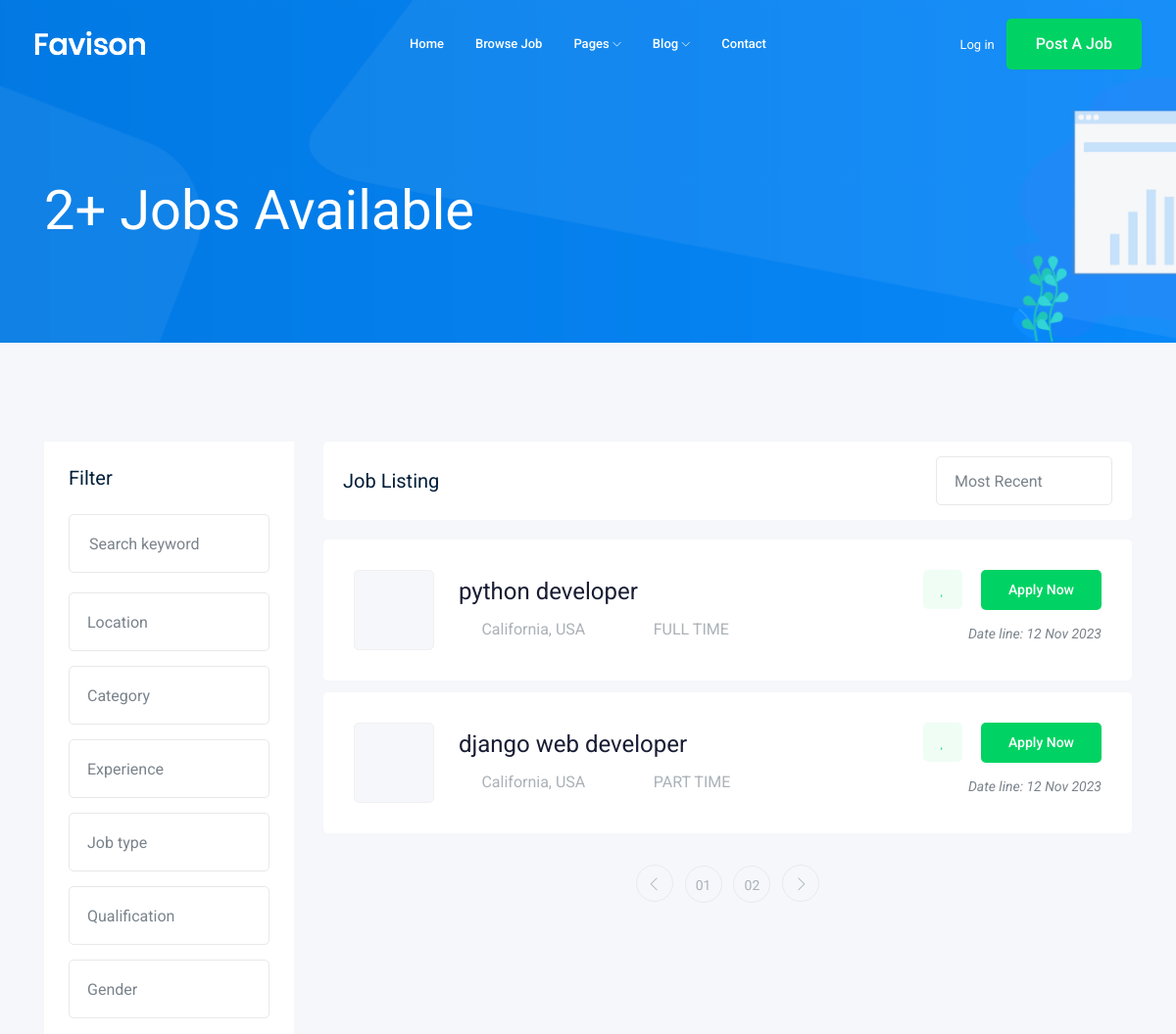
The app's page /jobs/ (upper part), older data.
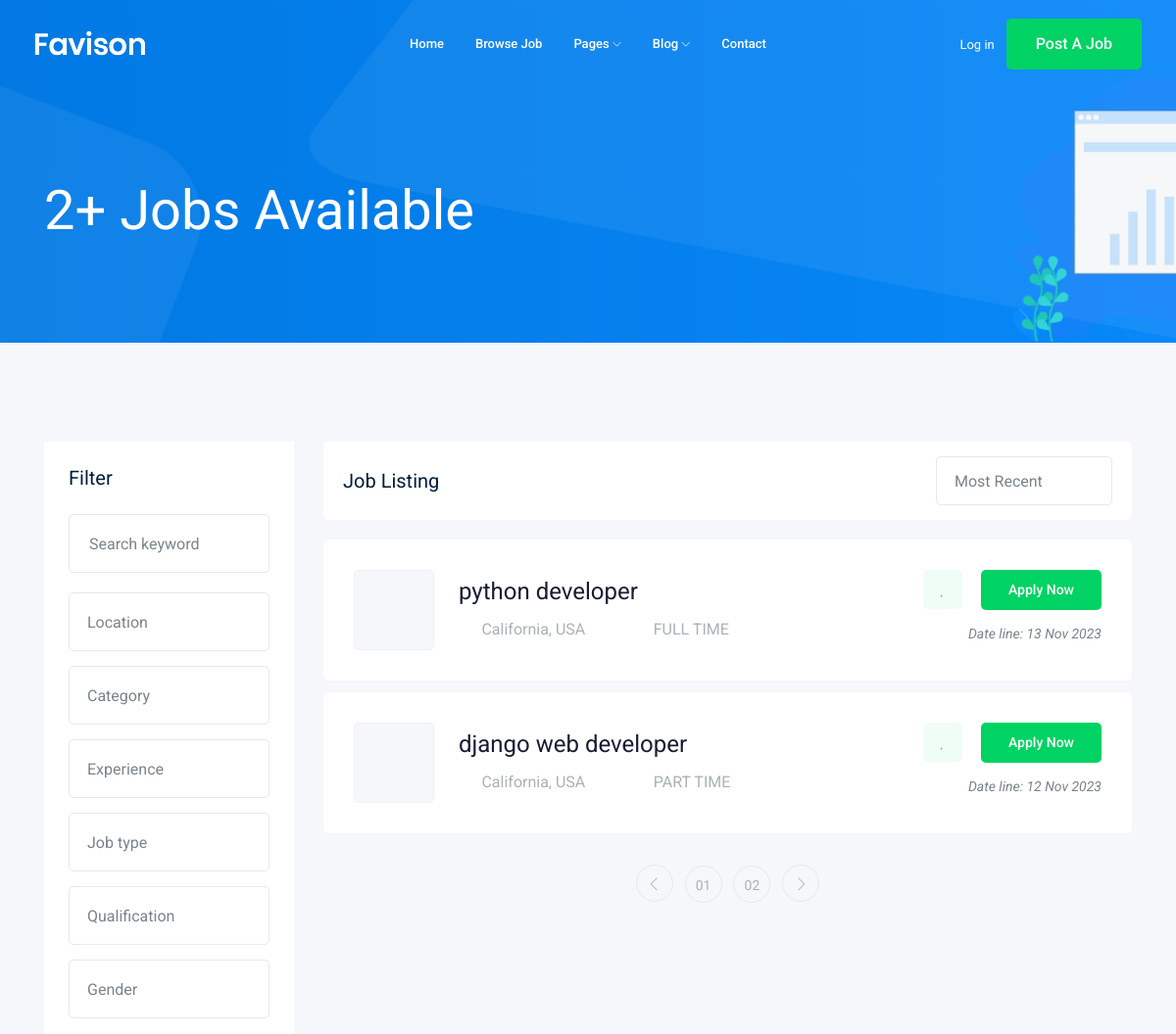
The same page, newer data.
### job/models.py (models this page shows)
class job(models.Model):
    title=models.CharField(max_length=100)
    job_type=models.CharField(max_length=15,choices=JOB_TYPE)
    descriptions=models.TextField(max_length=1000)
    published_at=models.DateTimeField(auto_now=True)
    vacancy=models.IntegerField(default=1)
    salary=models.IntegerField(default=0)
    image=models.ImageField(upload_to=image_upload)
    experience=models.IntegerField(default=1)
    Category= models.ForeignKey('Category',on_delete=models.CASCADE)
    def __str__(self):
       return self.title

### job/views.py (the view)
# urls.py: path('',views.job_list),
def job_list(request):
    job_list=job.objects.all()
    context={'jobs':job_list}
    return render(request,'job/job_list.html',context)

### job/templates/job/job_list.html (shortened to what the changed rows need)
{% extends 'base.html' %}
{% block body %}
    <div class="job_listing_area plus_padding">
        <div class="container">
            <div class="row">
                <div class="col-lg-9">
                    <div class="job_lists m-0">
                        <div class="row">
                            {% for job in jobs  %}
                            <div class="col-lg-12 col-md-12">
                                <div class="single_jobs white-bg d-flex justify-content-between">
                                    <div class="jobs_left d-flex align-items-center">
                                        <div class="thumb">
                                        </div>
                                        <div class="jobs_conetent">
                                            <a href="{% url 'jobs:job_detail' job.id %}"><h4>{{ job }}</h4></a>
                                            <div class="links_locat d-flex align-items-center">
                                                <div class="location">
                                                    <p> <i class="fa fa-map-marker"></i> California, USA</p>
                                                </div>
                                                <div class="location">
                                                    <p> <i class="fa fa-clock-o"></i>{{job.job_type}}</p>
                                                </div>
                                            </div>
                                        </div>
                                    </div>
                                    <div class="jobs_right">
                                        <div class="apply_now">
                                            <a class="heart_mark" href="#"> <i class="fa fa-heart"></i> </a>
                                            <a href="{% url 'jobs:job_detail' job.id %}" class="boxed-btn3">Apply Now</a>
                                        </div>
                                        <div class="date">
                                            <p>Date line: {{job.published_at|date:'d M o'}}</p>
                                        </div>
                                    </div>
                                </div>
                            </div>
                            {% endfor %}
                        </div>
                    </div>
                </div>
            </div>
        </div>
    </div>
    {% endblock body %}

Row changes from the older to the newer data that the page shows:
changed job "python developer": published_at "12 Nov 2023" → "13 Nov 2023"
